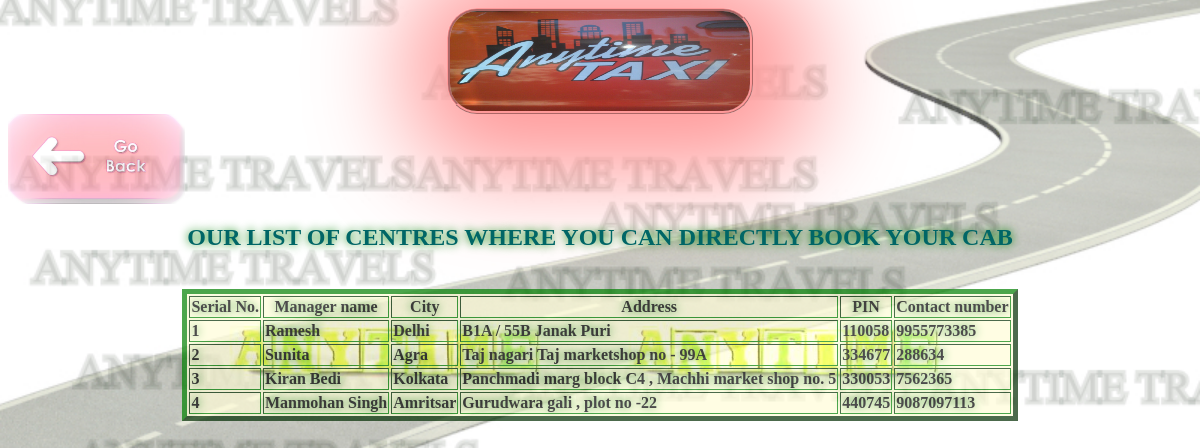
Screenshot of /PhpProject2/contact.php with the database file from the repository.
### tables this page shows
CREATE TABLE IF NOT EXISTS `contact` (
  `ID` int(11) NOT NULL AUTO_INCREMENT,
  `Manager` text NOT NULL,
  `City` text NOT NULL,
  `Address` text NOT NULL,
  `PIN` text NOT NULL,
  `Contact_no` text NOT NULL,
  PRIMARY KEY (`ID`)
);

### PhpProject2/contact.php (the view, shortened to what this page needs)
<html>
    <head>
    </head>
    <body>
        <div align="center"><img class="heading" src="images/taxi2.jpg" style="height:100;width: 300;" align="center"/></div>
        <img src="images/go back.jpg" style="height:90;" onclick="history.back(-1)" id="back"/>
        <br>
        <h2 ALIGN="center">OUR LIST OF CENTRES WHERE YOU CAN DIRECTLY BOOK YOUR CAB</h5>
        <br>
        <?
            $i=0;
            $result=mysql_query("select * from contact");
            echo "<table border='2' align='center'>";
            echo "<tr><th>Serial No.</th><th>Manager name</th><th>City</th><th>Address</th><th>PIN</th><th>Contact number</th></tr>";
            while($row=mysql_fetch_row($result))
            {
                $i++;
                echo "<tr><td>".$i."</td><td>".$row[1]."</td><td>".$row[2]."</td><td>".$row[3]."</td><td>".$row[4]."</td><td>".$row[5]."</tr>";
            }
            echo "</table>";
        ?>
    </body>
</html>

### PhpProject2/contact.php (style rules this page uses)
body { background-image: url('images/Wallpaper.jpg'); color: #006666; background-attachment: fixed; background-position: center; background-repeat: no-repeat; background-size: cover; text-shadow: 0px 0px 10px green; }
.heading { border-color: #ff9999; border-style: ridge; border-radius: 30px; box-shadow: 10px 10px 100px 50px #ff9999; }
table { color:black; font-weight: bolder; border-width: thick; border-color: green; background-image: url('images/taxi3.jpg'); background-size: contain; border-radius: 10; opacity: 0.7; }
#back { opacity:0.5; }

### rows the page displays
contact: Manager "Ramesh", City "Delhi", Address "B1A / 55B Janak Puri", PIN "110058", Contact_no "9955773385"
contact: Manager "Sunita", City "Agra", Address "Taj nagari Taj marketshop no - 99A", PIN "334677", Contact_no "288634"
contact: Manager "Kiran Bedi", City "Kolkata", Address "Panchmadi marg block C4 , Machhi market shop no. 5", PIN "330053", Contact_no "7562365"
contact: Manager "Manmohan Singh", City "Amritsar", Address "Gurudwara gali , plot no -22", PIN "440745", Contact_no "9087097113"
